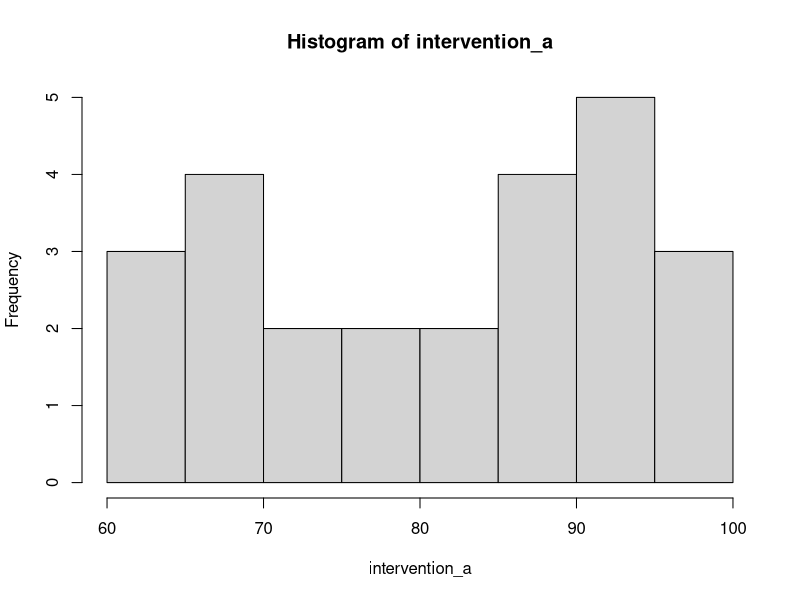
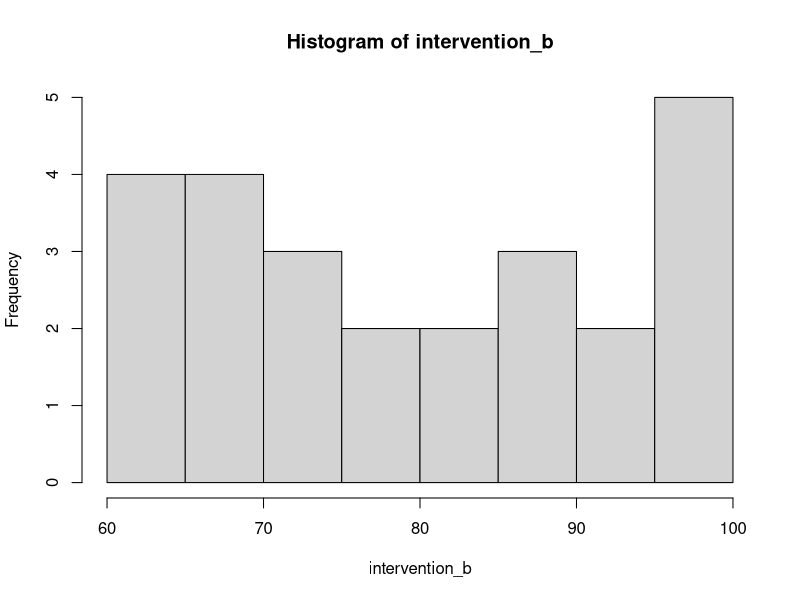
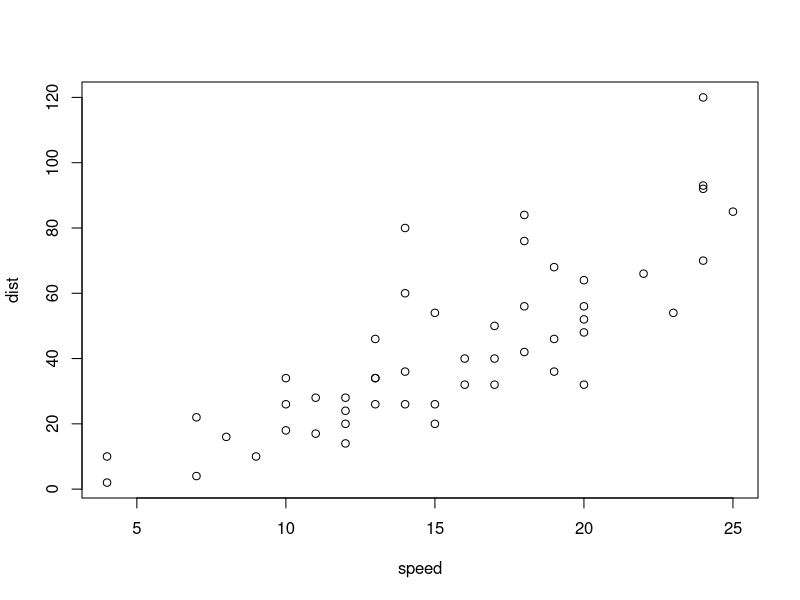
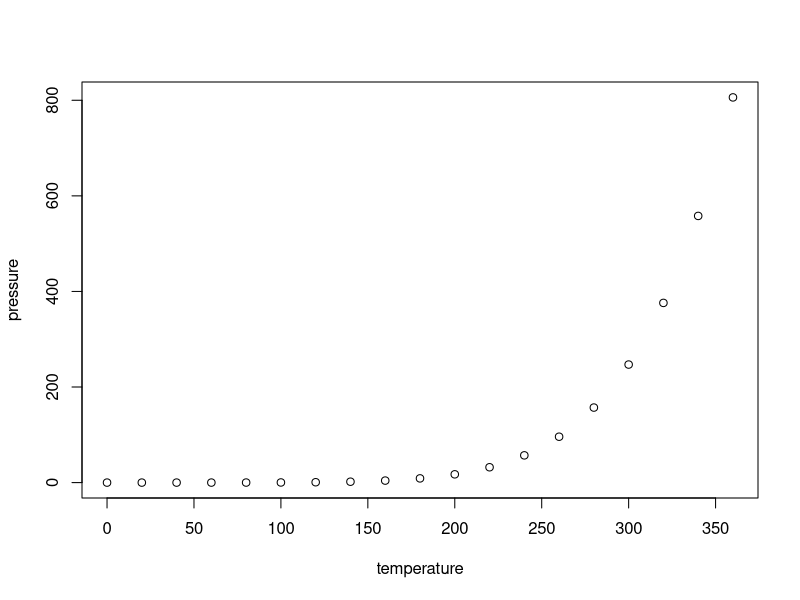

Write R code to recreate these figures, in order.
## ---- chunk 1
set.seed(123)
intervention_a <- sample(60:100, size = 25)
intervention_b <- sample(60:100, size = 25)

#making the dataframe (combining the two variables into one array) - we will call it "df"
df = (rbind(intervention_a, intervention_b))
#Transpose Dataframe
df <- t(df) 

#Display first 6 rows in our data
head(df)
## ---- chunk 2

#| layout-ncol: 2
#| fig-cap: 
#|   - "Speed and Stopping Distances of Cars"
#|   - "Vapor Pressure of Mercury as a Function of Temperature"


hist(intervention_a)

hist(intervention_b)

## ---- chunk 3
#| label: fig-charts
#| fig-cap: Charts
#| fig-subcap: 
#|   - "Cars"
#|   - "Pressure"
#| layout-ncol: 2

plot(cars)
plot(pressure)

